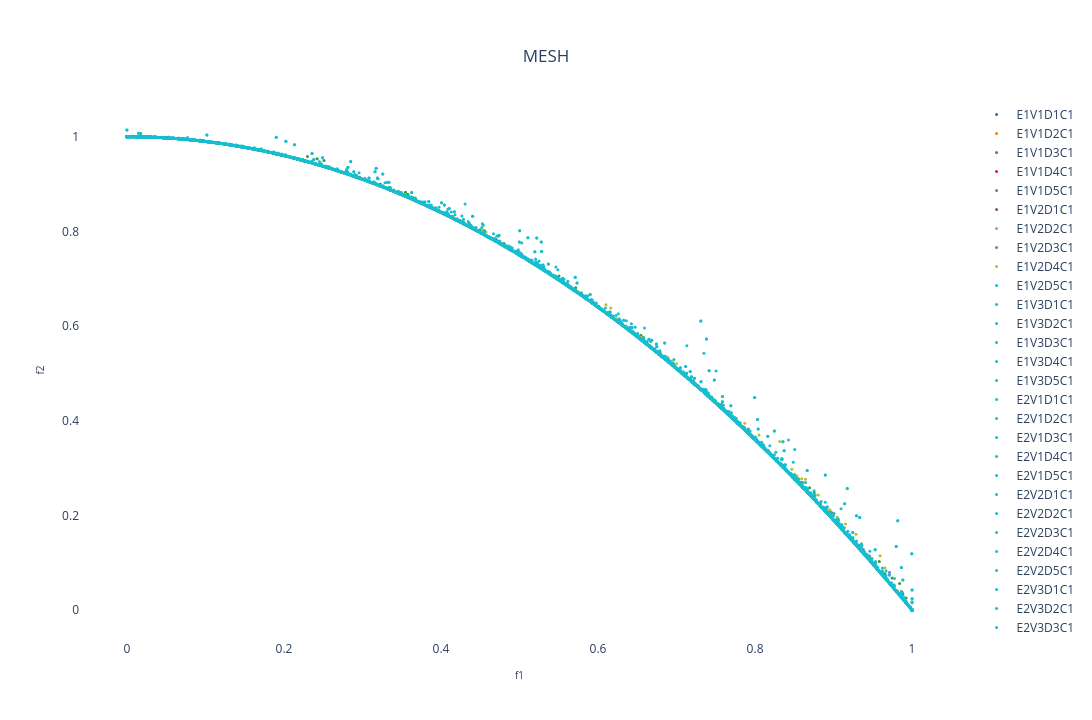

Notebook code cell kept with this figure:
### Markdown cell above
## Benchmark 2D:

### Code cell
design_space = []
pareto_front = []

experiment_name = "zdt2"

# Choosing the files
choose_global_best_attribution_type = [0,1,2,3] # [0, 1, 2, 3]
choose_Xr_pool_type = [0,1,2] # [0, 1, 2]
choose_DE_mutation_type = [0,1,2,3,4] # [0, 1, 2, 3, 4]
choose_crowd_distance_type = [0] # [0]

# Name of chosen files
file_names = [
        f"E{i+1}V{j+1}D{k+1}C{l+1}_{experiment_name}.pkl"
        for i in choose_global_best_attribution_type
        for j in choose_Xr_pool_type
        for k in choose_DE_mutation_type
        for l in choose_crowd_distance_type
    ]
num_dataset = len(file_names) # Number of dataset

solid_colors = [mcolors.to_hex(cm.tab10(i)) for i in range(num_dataset + 1)] # List with solid colors

colorscales = pc.named_colorscales() # List of color scales
num_scales = len(colorscales)

for i in range(num_dataset):
  with open("result/" + file_names[i], "rb") as f:
    r = pickle.load(f)
    pareto_front.append(
      go.Scatter(x=r['combined'][1][:,0],
                   y=r['combined'][1][:,1],
                   mode='markers', marker=dict(size=3, color=solid_colors[i]), #r['combined'][1][:,1], colorscale=colorscales[(i+1) % num_scales]),
                   name=file_names[i][:8],
                   showlegend=True)
    )

# Creating a subplot
fig = go.Figure()

for i in range(num_dataset):
    fig.add_trace(pareto_front[i])

# Setting layout
fig.update_layout(
    showlegend=True,
    xaxis=dict(title=dict(text='f1', font=dict(size=10))),
    yaxis=dict(title=dict(text='f2', font=dict(size=10))),
    title=dict(
        text='MESH',
        x=0.5,  # Centering the title
        xanchor='center',
        yanchor='top'
    ),
    #margin=dict(l=0, r=0, b=0, t=0), # Rearrange the margin
    width=1520,   # Figure width (pixels)
    height=720,  # Figure height (pixels)
    paper_bgcolor="white",
    plot_bgcolor='white'
)

# Showing the figure
fig.show()
